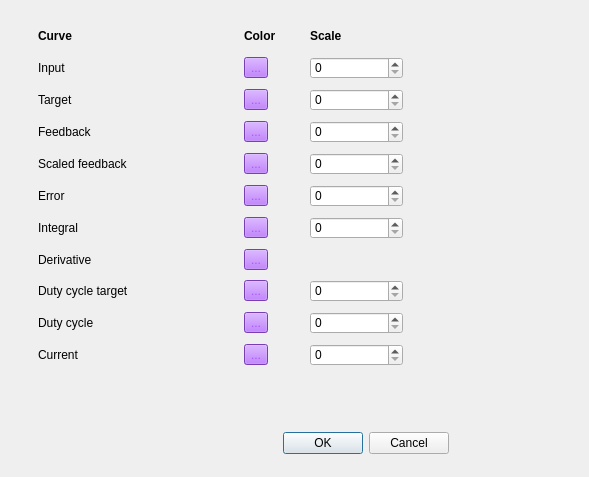
<?xml version="1.0" encoding="UTF-8"?>
<ui version="4.0">
 <class>JrkPlotSettingsDialog</class>
 <widget class="QDialog" name="JrkPlotSettingsDialog">
  <property name="geometry">
   <rect>
    <x>0</x>
    <y>0</y>
    <width>589</width>
    <height>477</height>
   </rect>
  </property>
  <property name="windowTitle">
   <string>Dialog</string>
  </property>
  <property name="styleSheet">
   <string notr="true">QToolButton {
color: rgb(170, 85, 255);
background-color: rgb(170, 85, 255);
}</string>
  </property>
  <widget class="QDialogButtonBox" name="buttonBox">
   <property name="geometry">
    <rect>
     <x>80</x>
     <y>430</y>
     <width>369</width>
     <height>27</height>
    </rect>
   </property>
   <property name="orientation">
    <enum>Qt::Horizontal</enum>
   </property>
   <property name="standardButtons">
    <set>QDialogButtonBox::Cancel|QDialogButtonBox::Ok</set>
   </property>
  </widget>
  <widget class="QWidget" name="">
   <property name="geometry">
    <rect>
     <x>10</x>
     <y>20</y>
     <width>421</width>
     <height>351</height>
    </rect>
   </property>
   <layout class="QGridLayout" name="gridLayout">
    <item row="0" column="0">
     <widget class="QLabel" name="label_11">
      <property name="maximumSize">
       <size>
        <width>172</width>
        <height>23</height>
       </size>
      </property>
      <property name="font">
       <font>
        <weight>75</weight>
        <bold>true</bold>
       </font>
      </property>
      <property name="text">
       <string>Curve</string>
      </property>
     </widget>
    </item>
    <item row="0" column="1">
     <widget class="QLabel" name="label_12">
      <property name="font">
       <font>
        <weight>75</weight>
        <bold>true</bold>
       </font>
      </property>
      <property name="text">
       <string>Color</string>
      </property>
     </widget>
    </item>
    <item row="0" column="2">
     <widget class="QLabel" name="label_13">
      <property name="minimumSize">
       <size>
        <width>93</width>
        <height>23</height>
       </size>
      </property>
      <property name="maximumSize">
       <size>
        <width>93</width>
        <height>23</height>
       </size>
      </property>
      <property name="font">
       <font>
        <weight>75</weight>
        <bold>true</bold>
       </font>
      </property>
      <property name="text">
       <string>Scale</string>
      </property>
     </widget>
    </item>
    <item row="1" column="0">
     <widget class="QLabel" name="label">
      <property name="text">
       <string>Input</string>
      </property>
     </widget>
    </item>
    <item row="2" column="0">
     <widget class="QLabel" name="label_2">
      <property name="text">
       <string>Target</string>
      </property>
     </widget>
    </item>
    <item row="3" column="0">
     <widget class="QLabel" name="label_3">
      <property name="text">
       <string>Feedback</string>
      </property>
     </widget>
    </item>
    <item row="4" column="0">
     <widget class="QLabel" name="label_4">
      <property name="text">
       <string>Scaled feedback</string>
      </property>
     </widget>
    </item>
    <item row="5" column="0">
     <widget class="QLabel" name="label_5">
      <property name="text">
       <string>Error</string>
      </property>
     </widget>
    </item>
    <item row="6" column="0">
     <widget class="QLabel" name="label_6">
      <property name="text">
       <string>Integral</string>
      </property>
     </widget>
    </item>
    <item row="7" column="0">
     <widget class="QLabel" name="label_7">
      <property name="text">
       <string>Derivative</string>
      </property>
     </widget>
    </item>
    <item row="8" column="0">
     <widget class="QLabel" name="label_8">
      <property name="text">
       <string>Duty cycle target</string>
      </property>
     </widget>
    </item>
    <item row="9" column="0">
     <widget class="QLabel" name="label_9">
      <property name="text">
       <string>Duty cycle</string>
      </property>
     </widget>
    </item>
    <item row="10" column="0">
     <widget class="QLabel" name="label_10">
      <property name="text">
       <string>Current</string>
      </property>
     </widget>
    </item>
    <item row="1" column="2">
     <widget class="QSpinBox" name="inputSb">
      <property name="maximum">
       <number>4095</number>
      </property>
     </widget>
    </item>
    <item row="1" column="1">
     <widget class="QToolButton" name="inputTb">
      <property name="text">
       <string>...</string>
      </property>
     </widget>
    </item>
    <item row="2" column="1">
     <widget class="QToolButton" name="targetTb">
      <property name="text">
       <string>...</string>
      </property>
     </widget>
    </item>
    <item row="3" column="1">
     <widget class="QToolButton" name="feedbackTb">
      <property name="text">
       <string>...</string>
      </property>
     </widget>
    </item>
    <item row="4" column="1">
     <widget class="QToolButton" name="scaledfeedbackTb">
      <property name="text">
       <string>...</string>
      </property>
     </widget>
    </item>
    <item row="5" column="1">
     <widget class="QToolButton" name="errorTb">
      <property name="text">
       <string>...</string>
      </property>
     </widget>
    </item>
    <item row="6" column="1">
     <widget class="QToolButton" name="integralTb">
      <property name="text">
       <string>...</string>
      </property>
     </widget>
    </item>
    <item row="7" column="1">
     <widget class="QToolButton" name="derivativeTb">
      <property name="text">
       <string>...</string>
      </property>
     </widget>
    </item>
    <item row="8" column="1">
     <widget class="QToolButton" name="dutycycletargetTb">
      <property name="text">
       <string>...</string>
      </property>
     </widget>
    </item>
    <item row="9" column="1">
     <widget class="QToolButton" name="dutycycletTb">
      <property name="text">
       <string>...</string>
      </property>
     </widget>
    </item>
    <item row="10" column="1">
     <widget class="QToolButton" name="currentTb">
      <property name="text">
       <string>...</string>
      </property>
     </widget>
    </item>
    <item row="2" column="2">
     <widget class="QSpinBox" name="targetSb"/>
    </item>
    <item row="3" column="2">
     <widget class="QSpinBox" name="feedbackSb"/>
    </item>
    <item row="4" column="2">
     <widget class="QSpinBox" name="scaledfeedbackSb"/>
    </item>
    <item row="5" column="2">
     <widget class="QSpinBox" name="errorSb"/>
    </item>
    <item row="6" column="2">
     <widget class="QSpinBox" name="integralSb"/>
    </item>
    <item row="8" column="2">
     <widget class="QSpinBox" name="dutycycletargetSb"/>
    </item>
    <item row="9" column="2">
     <widget class="QSpinBox" name="dutycycleSb"/>
    </item>
    <item row="10" column="2">
     <widget class="QSpinBox" name="currentSb"/>
    </item>
   </layout>
  </widget>
 </widget>
 <resources/>
 <connections>
  <connection>
   <sender>buttonBox</sender>
   <signal>accepted()</signal>
   <receiver>JrkPlotSettingsDialog</receiver>
   <slot>accept()</slot>
   <hints>
    <hint type="sourcelabel">
     <x>248</x>
     <y>254</y>
    </hint>
    <hint type="destinationlabel">
     <x>157</x>
     <y>274</y>
    </hint>
   </hints>
  </connection>
  <connection>
   <sender>buttonBox</sender>
   <signal>rejected()</signal>
   <receiver>JrkPlotSettingsDialog</receiver>
   <slot>reject()</slot>
   <hints>
    <hint type="sourcelabel">
     <x>316</x>
     <y>260</y>
    </hint>
    <hint type="destinationlabel">
     <x>286</x>
     <y>274</y>
    </hint>
   </hints>
  </connection>
 </connections>
</ui>
